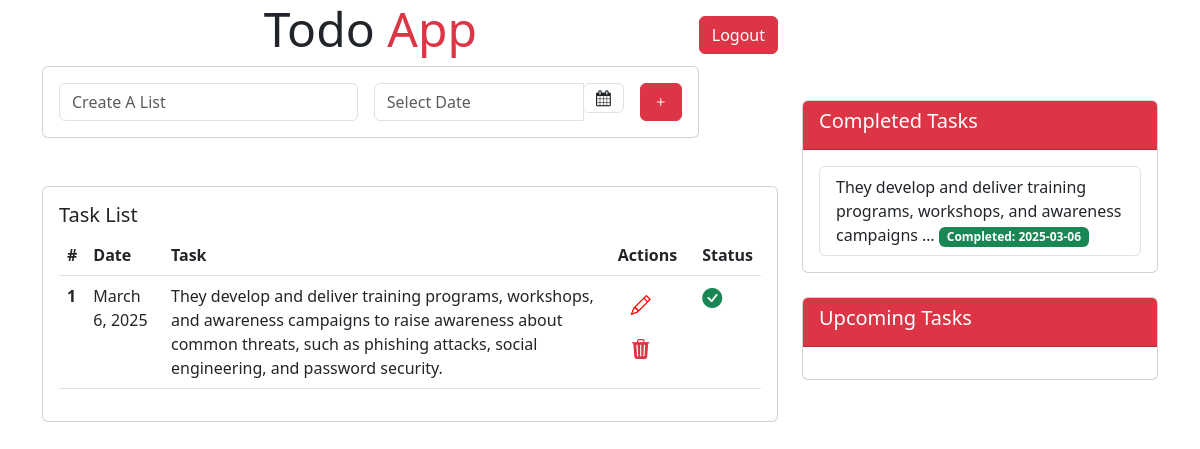
Screenshot of /home (signed in) with the database file from the repository.
### main/models.py (models this page shows, shortened)
class Task(models.Model):
    contents = models.TextField()
    user = models.ForeignKey(User, null=True, blank=True, on_delete=models.CASCADE)
    due_date = models.DateField(null=True, blank=True)
    created_date = models.DateTimeField(auto_now_add=True, null=True, blank=True)
    completed = models.BooleanField(default=False)

### main/views.py (the view)
# urls.py: 2. Add a URL to urlpatterns:  path('', views.home, name='home')
@login_required
def home(request):
    if request.method == "POST":
        contents = request.POST['text']
        due_date = request.POST['date']
        username = request.user
        task = Task.objects.create(contents=contents, user=username, due_date=due_date)
        return redirect('home')
    username = request.user
    tasks = Task.objects.filter(user=username)
    upcoming_task = Task.objects.filter(completed=False, user=request.user)
    completed_task = Task.objects.filter(completed=True, user=request.user)
    context = {
        'tasks': tasks,
        'upcoming_task': upcoming_task,
        'completed_task': completed_task
    }
    return render(request, "main/home.html", context)

### templates/main/home.html (shortened to what this page needs)
{% extends 'main/base.html' %}
{% block content %}
<section id="intro" class="">
    <div class="container-lg">
        <div class="row">
            <div class="col-lg-8">
                <div class="text-center">
                <h2 class="display-5 lead">Todo <span class="text-danger">App</span>
                    <a href="/" class="btn btn-danger float-end my-3">Logout</a>
                </h2>
            </div>
<form action="" method="POST">
    <div class="card mb-4">
        <div class="card-body d-flex justify-content-between align-items-center">
            <div class="form-group mb-0 me-3 flex-grow-1">
                <input type="text" name="text" class="form-control" id="text" placeholder="Create A List" required>
            </div>
            <div class="input-group date" style="width: 250px;">
                <input type="text" name="date" class="form-control datepicker" placeholder="Select Date" required>
                <span class="input-group-append">
                    <span class="input-group-text bg-white">
                        <i class="fa fa-calendar"></i>
                    </span>
                </span>
            </div>
            <button type="submit" class="btn btn-danger ms-3">
                <i class="bi bi-plus"></i>
            </button>
        </div>
    </div>
</form>
                <form class="my-5" action="" method="POST">
                    <div class="card mt-4">
                        <div class="card-body">
                            <h5 class="card-title">Task List</h5>
                            <div class="table-responsive overflow-auto" style="max-height: 400px;">
                                <table class="table">
                                    <thead>
                                        <tr>
                                            <th scope="col">#</th>
                                            <th scope="col">Date</th>
                                            <th scope="col">Task</th>
                                            <th scope="col">Actions</th>
                                            <th scope="col">Status</th>
                                        </tr>
                                    </thead>
                                    <tbody>
                                        {% if tasks %}
                                            {% for task in tasks %}
                                                <tr>
                                                    <th scope="row">{{ forloop.counter }}</th>
                                                    <td>{{ task.due_date }}</td>
                                                    <td>{{ task.contents }}</td>
                                                    <td>
                                                        <a href="#" class="btn btn-outline" data-bs-toggle="modal" data-bs-target="#updateModal" data-task-id="{{ task.id }}">
                                                            <i class="bi bi-pencil" style="font-size: 20px; color: red;"></i>
                                                        </a>
                                                        <a href="{% url 'delete_task' task.id %}" type="button" class="btn btn-outline">
                                                            <i class="bi bi-trash3-fill text-danger" style="font-size: 20px;"></i>
                                                        </a>
                                                    </td>
                                                    <td>
                                                        {% if task.completed %}
                                                            <a >
                                                                <i class="bi bi-check-circle-fill text-success" style="font-size: 20px;"></i>
                                                            </a>
                                                        {% else %}
                                                            <a href="{% url 'complete_task' task.id %}">
                                                                <i class="bi bi-square text-secondary" style="font-size: 20px;"></i>
                                                            </a>
                                                        {% endif %}
                                                    </td>
                                                </tr>
                                            {% endfor %}
                                        {% else %}
                                            <tr>
                                                <td colspan="5" class="text-danger text-center display-6">No tasks yet</td>
                                            </tr>
                                        {% endif %}
                                    </tbody>
                                </table>
                            </div>
                        </div>
                    </div>
                </form>
            </div>
        <div class="col-lg-4" style="margin-top: 100px;">
            <div class="card mb-4">
                <div class="card-header" style="background-color: #dc3545;">
                    <h5 class="card-title text-white">Completed Tasks</h5>
                </div>
                <div class="card-body" style="max-height: 300px; overflow-y: auto;">
            <ul class="list-group">
                {% for task in completed_task %}
                <li class="list-group-item">
                    {{ task.contents|truncatewords:10 }}
                    {% if task.due_date %}
                    <span class="badge bg-success">
                        Completed: {{ task.due_date|date:"Y-m-d" }}
                    </span>
                    {% endif %}
                </li>
                {% endfor %}
            </ul>
        </div>
    </div>
    <div class="card">
        <div class="card-header" style="background-color: #dc3545;">
            <h5 class="card-title text-white">Upcoming Tasks</h5>
        </div>
        <div class="card-body" style="max-height: 300px; overflow-y: auto;">
</div>
    </div>
</div>
        </div>
    </div>
</section>
{% endblock %}

### rows the page displays
Task: due_date "March 6, 2025", contents "They develop and deliver training programs, workshops, and awareness campaigns to raise awareness about common threats, such as phishing attacks, social engineering, and password security.", completed True (drawn), contents "They develop and deliver training programs, workshops, and awareness campaigns …", due_date "2025-03-06"
